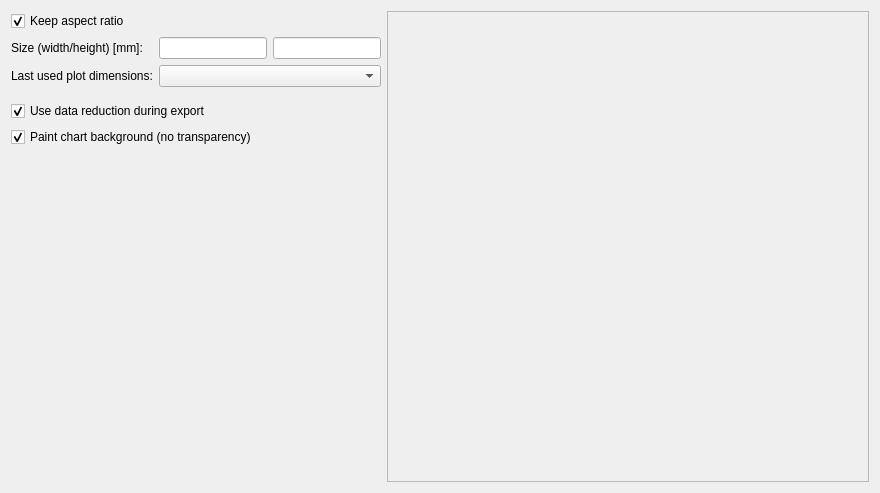
<?xml version="1.0" encoding="UTF-8"?>
<ui version="4.0">
 <class>SCI::Export2VectorWidget</class>
 <widget class="QWidget" name="SCI::Export2VectorWidget">
  <property name="geometry">
   <rect>
    <x>0</x>
    <y>0</y>
    <width>880</width>
    <height>493</height>
   </rect>
  </property>
  <property name="windowTitle">
   <string>Form</string>
  </property>
  <layout class="QHBoxLayout" name="horizontalLayout_2">
   <item>
    <layout class="QGridLayout" name="gridLayout">
     <item row="3" column="1" colspan="2">
      <widget class="QComboBox" name="comboBoxLastPlotDimensions"/>
     </item>
     <item row="6" column="0" colspan="3">
      <widget class="QCheckBox" name="checkBoxNoTransparency">
       <property name="text">
        <string>Paint chart background (no transparency)</string>
       </property>
       <property name="checked">
        <bool>true</bool>
       </property>
      </widget>
     </item>
     <item row="7" column="0">
      <spacer name="verticalSpacer">
       <property name="orientation">
        <enum>Qt::Vertical</enum>
       </property>
       <property name="sizeHint" stdset="0">
        <size>
         <width>20</width>
         <height>345</height>
        </size>
       </property>
      </spacer>
     </item>
     <item row="1" column="0" colspan="3">
      <widget class="QCheckBox" name="checkBoxAspectRatio">
       <property name="text">
        <string>Keep aspect ratio</string>
       </property>
       <property name="checked">
        <bool>true</bool>
       </property>
      </widget>
     </item>
     <item row="2" column="2">
      <widget class="QtExt::ValidatingLineEdit" name="lineEditMMY">
       <property name="sizePolicy">
        <sizepolicy hsizetype="Preferred" vsizetype="Fixed">
         <horstretch>0</horstretch>
         <verstretch>0</verstretch>
        </sizepolicy>
       </property>
      </widget>
     </item>
     <item row="2" column="0">
      <widget class="QLabel" name="label">
       <property name="text">
        <string>Size (width/height) [mm]:</string>
       </property>
      </widget>
     </item>
     <item row="2" column="1">
      <widget class="QtExt::ValidatingLineEdit" name="lineEditMMX">
       <property name="sizePolicy">
        <sizepolicy hsizetype="Minimum" vsizetype="Fixed">
         <horstretch>0</horstretch>
         <verstretch>0</verstretch>
        </sizepolicy>
       </property>
      </widget>
     </item>
     <item row="5" column="0" colspan="3">
      <widget class="QCheckBox" name="checkBoxDataReduction">
       <property name="text">
        <string>Use data reduction during export</string>
       </property>
       <property name="checked">
        <bool>true</bool>
       </property>
      </widget>
     </item>
     <item row="4" column="0">
      <spacer name="verticalSpacer_2">
       <property name="orientation">
        <enum>Qt::Vertical</enum>
       </property>
       <property name="sizeType">
        <enum>QSizePolicy::Fixed</enum>
       </property>
       <property name="sizeHint" stdset="0">
        <size>
         <width>20</width>
         <height>8</height>
        </size>
       </property>
      </spacer>
     </item>
     <item row="3" column="0">
      <widget class="QLabel" name="label_2">
       <property name="text">
        <string>Last used plot dimensions:</string>
       </property>
      </widget>
     </item>
    </layout>
   </item>
   <item>
    <widget class="QFrame" name="frame">
     <property name="sizePolicy">
      <sizepolicy hsizetype="Expanding" vsizetype="Preferred">
       <horstretch>0</horstretch>
       <verstretch>0</verstretch>
      </sizepolicy>
     </property>
     <property name="frameShape">
      <enum>QFrame::StyledPanel</enum>
     </property>
     <property name="frameShadow">
      <enum>QFrame::Raised</enum>
     </property>
     <layout class="QVBoxLayout" name="verticalLayout">
      <item>
       <widget class="SCI::ChartRenderWidget" name="widgetVectorPreview" native="true"/>
      </item>
     </layout>
    </widget>
   </item>
  </layout>
 </widget>
 <customwidgets>
  <customwidget>
   <class>QtExt::ValidatingLineEdit</class>
   <extends>QLineEdit</extends>
   <header location="global">QtExt_ValidatingLineEdit.h</header>
  </customwidget>
  <customwidget>
   <class>SCI::ChartRenderWidget</class>
   <extends>QWidget</extends>
   <header>Sci_ChartRenderWidget.h</header>
   <container>1</container>
  </customwidget>
 </customwidgets>
 <tabstops>
  <tabstop>checkBoxAspectRatio</tabstop>
  <tabstop>lineEditMMX</tabstop>
  <tabstop>lineEditMMY</tabstop>
 </tabstops>
 <resources/>
 <connections/>
</ui>
